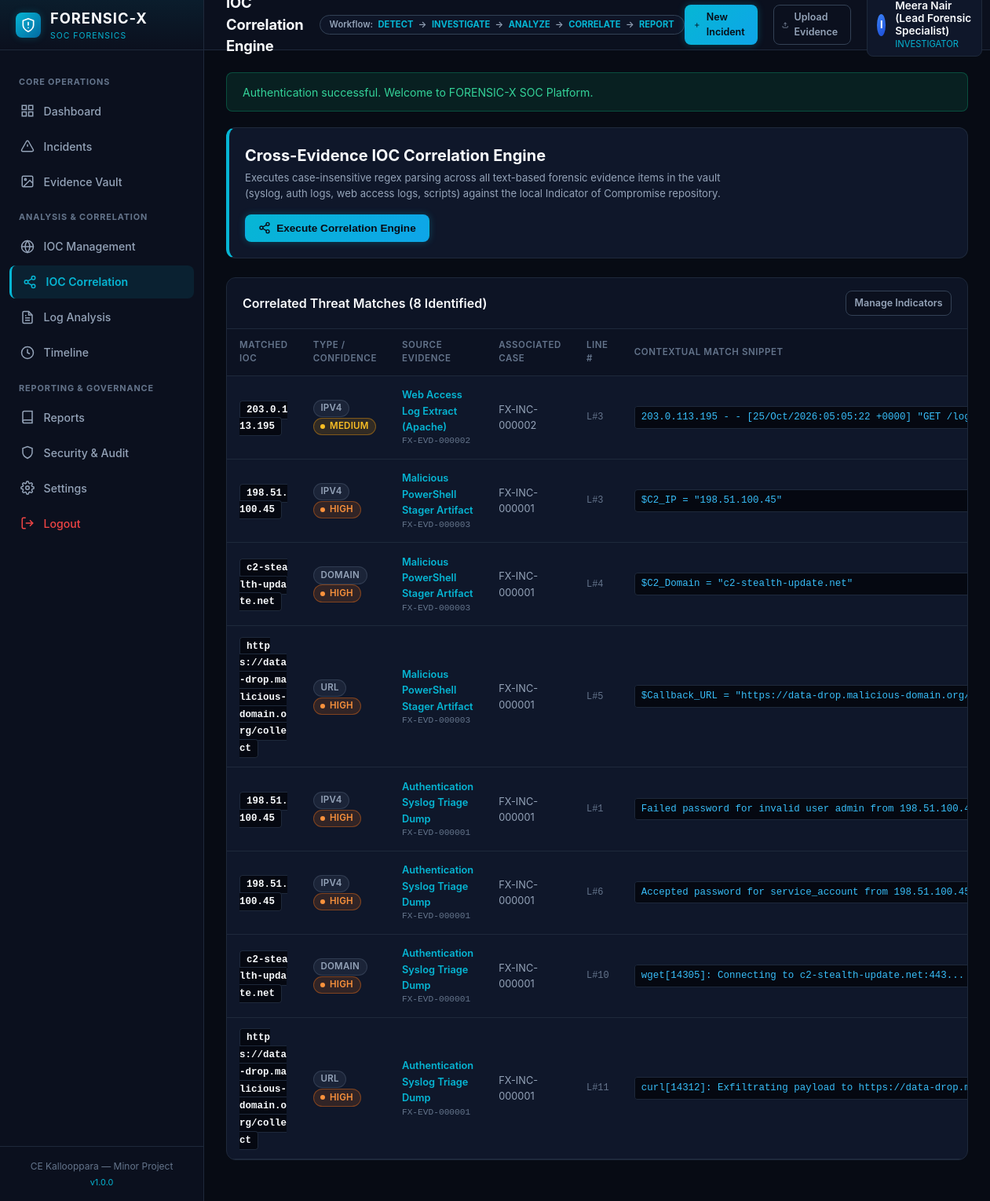
Page /ioc/correlate (signed in) on the committed database.
### tables this page shows
CREATE TABLE correlation_matches (
    id INT AUTO_INCREMENT PRIMARY KEY,
    ioc_id INT NOT NULL,
    evidence_id INT NOT NULL,
    incident_id INT NOT NULL,
    matched_value VARCHAR(500) NOT NULL,
    line_number INT NULL,
    context_snippet TEXT NOT NULL,
    matched_at DATETIME NOT NULL DEFAULT CURRENT_TIMESTAMP,
    INDEX idx_corr_ioc (ioc_id),
    INDEX idx_corr_evidence (evidence_id),
    INDEX idx_corr_incident (incident_id),
    CONSTRAINT fk_corr_ioc FOREIGN KEY (ioc_id) REFERENCES iocs (id) ON DELETE CASCADE,
    CONSTRAINT fk_corr_evidence FOREIGN KEY (evidence_id) REFERENCES evidence (id) ON DELETE CASCADE,
    CONSTRAINT fk_corr_incident FOREIGN KEY (incident_id) REFERENCES incidents (id) ON DELETE CASCADE
);

CREATE TABLE iocs (
    id INT AUTO_INCREMENT PRIMARY KEY,
    ioc_code VARCHAR(20) NOT NULL UNIQUE,
    indicator_type ENUM('IPv4', 'IPv6', 'Domain', 'URL', 'FileHash-SHA256', 'FileHash-MD5') NOT NULL,
    value VARCHAR(500) NOT NULL,
    description TEXT NULL,
    confidence ENUM('Low', 'Medium', 'High') NOT NULL DEFAULT 'Medium',
    threat_source VARCHAR(150) NULL,
    first_seen DATETIME NULL,
    last_seen DATETIME NULL,
    incident_id INT NULL,
    created_by INT NOT NULL,
    created_at DATETIME NOT NULL DEFAULT CURRENT_TIMESTAMP,
    updated_at DATETIME NOT NULL DEFAULT CURRENT_TIMESTAMP ON UPDATE CURRENT_TIMESTAMP,
    INDEX idx_ioc_type (indicator_type),
    INDEX idx_ioc_value (value(191)),
    INDEX idx_ioc_incident (incident_id),
    CONSTRAINT fk_ioc_incident FOREIGN KEY (incident_id) REFERENCES incidents (id) ON DELETE SET NULL,
    CONSTRAINT fk_ioc_creator FOREIGN KEY (created_by) REFERENCES users (id)
);

CREATE TABLE evidence (
    id INT AUTO_INCREMENT PRIMARY KEY,
    evidence_code VARCHAR(20) NOT NULL UNIQUE,
    name VARCHAR(150) NOT NULL,
    description TEXT NULL,
    incident_id INT NOT NULL,
    original_filename VARCHAR(255) NOT NULL,
    storage_filename VARCHAR(255) NOT NULL UNIQUE,
    file_size BIGINT NOT NULL,
    mime_type VARCHAR(100) NOT NULL,
    file_extension VARCHAR(20) NOT NULL,
    sha256_hash VARCHAR(64) NOT NULL,
    last_verified_at DATETIME NULL,
    last_verified_status ENUM('Unchecked', 'Verified', 'Mismatch', 'Unavailable') NOT NULL DEFAULT 'Verified',
    status ENUM('Acquired', 'In-Analysis', 'Archived', 'Sealed') NOT NULL DEFAULT 'Acquired',
    tags VARCHAR(255) NULL,
    acquisition_notes TEXT NULL,
    uploaded_by INT NOT NULL,
    created_at DATETIME NOT NULL DEFAULT CURRENT_TIMESTAMP,
    updated_at DATETIME NOT NULL DEFAULT CURRENT_TIMESTAMP ON UPDATE CURRENT_TIMESTAMP,
    INDEX idx_evd_incident (incident_id),
    INDEX idx_evd_sha256 (sha256_hash),
    INDEX idx_evd_status (status),
    CONSTRAINT fk_evd_incident FOREIGN KEY (incident_id) REFERENCES incidents (id) ON DELETE CASCADE,
    CONSTRAINT fk_evd_uploader FOREIGN KEY (uploaded_by) REFERENCES users (id)
);

CREATE TABLE incidents (
    id INT AUTO_INCREMENT PRIMARY KEY,
    incident_code VARCHAR(20) NOT NULL UNIQUE,
    title VARCHAR(200) NOT NULL,
    description TEXT NOT NULL,
    category VARCHAR(60) NOT NULL,
    severity ENUM('Low', 'Medium', 'High', 'Critical') NOT NULL DEFAULT 'Medium',
    status ENUM('Open', 'Investigating', 'Contained', 'Resolved', 'Closed') NOT NULL DEFAULT 'Open',
    assigned_to INT NULL,
    detected_at DATETIME NOT NULL,
    source VARCHAR(100) NOT NULL,
    affected_system VARCHAR(150) NOT NULL,
    tags VARCHAR(255) NULL,
    findings_notes TEXT NULL,
    created_by INT NOT NULL,
    created_at DATETIME NOT NULL DEFAULT CURRENT_TIMESTAMP,
    updated_at DATETIME NOT NULL DEFAULT CURRENT_TIMESTAMP ON UPDATE CURRENT_TIMESTAMP,
    INDEX idx_inc_severity (severity),
    INDEX idx_inc_status (status),
    INDEX idx_inc_assigned (assigned_to),
    INDEX idx_inc_detected (detected_at),
    CONSTRAINT fk_inc_assigned FOREIGN KEY (assigned_to) REFERENCES users (id) ON DELETE SET NULL,
    CONSTRAINT fk_inc_creator FOREIGN KEY (created_by) REFERENCES users (id)
);

### src/Models/Correlation.php (called while the page is built, shortened)
<?php
class Correlation {
    public static function getAllMatches(int $limit = 50, int $offset = 0): array {
        $db = Database::getConnection();
        $stmt = $db->prepare("
            SELECT m.*,
                   i.value AS ioc_value,
                   i.indicator_type,
                   i.confidence,
                   e.name AS evidence_name,
                   e.evidence_code,
                   inc.incident_code,
                   inc.title AS incident_title
            FROM correlation_matches m
            INNER JOIN iocs i ON m.ioc_id = i.id
            INNER JOIN evidence e ON m.evidence_id = e.id
            INNER JOIN incidents inc ON m.incident_id = inc.id
            ORDER BY m.matched_at DESC
            LIMIT :limit OFFSET :offset
        ");
        $stmt->bindValue(':limit', $limit, PDO::PARAM_INT);
        $stmt->bindValue(':offset', $offset, PDO::PARAM_INT);
        $stmt->execute();
        return $stmt->fetchAll();
    }
}

### src/Helpers/Security.php (called while the page is built, shortened)
<?php
class Security {
    public static function e(?string $value): string {
        return htmlspecialchars($value, ENT_QUOTES | ENT_SUBSTITUTE | ENT_HTML5, 'UTF-8');
    }
}

### views/ioc/correlate.php (the view, shortened to what this page needs)
<div class="card" style="border-left: 4px solid var(--cyan-primary);">
    <div class="card-body" style="display: flex; justify-content: space-between; align-items: center; flex-wrap: wrap; gap: 1rem;">
        <div>
            <h2 style="font-size: 1.25rem; font-weight: 700; color: var(--text-primary); margin-bottom: 0.25rem;">
                Cross-Evidence IOC Correlation Engine
            </h2>
            <div style="font-size: 0.82rem; color: var(--text-secondary); max-width: 650px;">
                Executes case-insensitive regex parsing across all text-based forensic evidence items in the vault (syslog, auth logs, web access logs, scripts) against the local Indicator of Compromise repository.
            </div>
        </div>
        <form method="POST" action="/ioc/correlate/run">
            <button type="submit" id="btn-run-correlation" class="btn btn-primary">
                <svg width="16" height="16" viewBox="0 0 24 24" fill="none" stroke="currentColor" stroke-width="2"><circle cx="18" cy="5" r="3"/><circle cx="6" cy="12" r="3"/><circle cx="18" cy="19" r="3"/><line x1="8.59" y1="13.51" x2="15.42" y2="17.49"/><line x1="15.41" y1="6.51" x2="8.59" y2="10.49"/></svg>
                Execute Correlation Engine
            </button>
        </form>
    </div>
</div>
<div class="card">
    <div class="card-header">
        <div class="card-title">
            Correlated Threat Matches (<?= count($matches) ?> Identified)
        </div>
        <a href="/ioc" class="btn btn-secondary btn-sm">Manage Indicators</a>
    </div>
    <div class="table-responsive">
        <table class="data-table">
            <thead>
                <tr>
                    <th>Matched IOC</th>
                    <th>Type / Confidence</th>
                    <th>Source Evidence</th>
                    <th>Associated Case</th>
                    <th>Line #</th>
                    <th>Contextual Match Snippet</th>
                </tr>
            </thead>
            <tbody>
                <?php if (empty($matches)): ?>
                <tr>
                    <td colspan="7" style="text-align: center; padding: 2.5rem; color: var(--text-muted);">
                        No correlation matches currently recorded. Click "Execute Correlation Engine" to scan all vault evidence.
                    </td>
                </tr>
                <?php else: ?>
                    <?php foreach ($matches as $m): ?>
                    <tr>
                        <td>
                            <span class="code-block" style="color: #F8FAFC; font-weight: 600;"><?= Security::e($m['matched_value']) ?></span>
                        </td>
                        <td>
                            <span class="badge badge-neutral"><?= Security::e($m['indicator_type']) ?></span>
                            <?= View::severityBadge($m['confidence']) ?>
                        </td>
                        <td>
                            <a href="/evidence/view?id=<?= (int)$m['evidence_id'] ?>" style="color: var(--cyan-primary); text-decoration: none; font-weight: 600; font-size: 0.8rem;">
                                <?= Security::e($m['evidence_name']) ?>
                            </a>
                            <div style="font-size: 0.7rem; color: var(--text-muted); font-family: monospace;"><?= Security::e($m['evidence_code']) ?></div>
                        </td>
                        <td>
                            <a href="/incidents/view?id=<?= (int)$m['incident_id'] ?>" style="color: var(--text-secondary); text-decoration: none; font-size: 0.8rem;">
                                <?= Security::e($m['incident_code']) ?>
                            </a>
                        </td>
                        <td style="font-family: monospace; font-size: 0.75rem; color: var(--text-muted);">
                            L#<?= (int)$m['line_number'] ?>
                        </td>
                        <td>
                            <div class="code-block" style="max-width: 450px; overflow-x: auto; white-space: nowrap; color: #38BDF8;">
                                <?= Security::e($m['context_snippet']) ?>
                            </div>
                        </td>
                    </tr>
                    <?php endforeach; ?>
                <?php endif; ?>
            </tbody>
        </table>
    </div>
</div>

### src/Helpers/View.php (shortened to what this page needs)
<?php
class View {
    public static function render(string $viewPath, array $data = [], string $layout = 'main'): void {
        extract($data);
        $fullViewFile = BASE_PATH . '/views/' . ltrim($viewPath, '/') . '.php';
        require $fullViewFile;
        $content = ob_get_clean();
        $layoutFile = BASE_PATH . '/views/layouts/' . $layout . '.php';
        if (file_exists($layoutFile)) {
            require $layoutFile;
        } else {
            echo $content;
        }
    }
    public static function severityBadge(string $severity): string {
        $colors = [
            'Critical' => 'badge-critical',
            'High'     => 'badge-high',
            'Medium'   => 'badge-medium',
            'Low'      => 'badge-low',
        ];
        $class = $colors[$severity] ?? 'badge-medium';
        return '<span class="badge ' . $class . '"><i class="dot"></i>' . htmlspecialchars($severity) . '</span>';
    }
}

### public/assets/css/style.css (style rules this page uses)
:root { --bg-base: #070B14; --bg-surface: #0B101E; --bg-card: #0F172A; --bg-card-hover: #162038; --bg-input: #111827; --border-color: #1E293B; --border-highlight: #334155; --text-primary: #F8FAFC; --text-secondary: #94A3B8; --text-muted: #64748B; --cyan-primary: #06B6D4; --cyan-glow: rgba(6, 182, 212, 0.25); --blue-accent: #0EA5E9; --blue-dark: #0369A1; --status-critical: #EF4444; --status-high: #F97316; --status-medium: #F59E0B; --status-low: #3B82F6; --status-success: #10B981; --sidebar-width: 260px; --header-height: 64px; --radius-sm: 4px; --radius-md: 8px; --radius-lg: 12px; --transition-fast: 0.15s ease-in-out; }
* { box-sizing: border-box; margin: 0; padding: 0; }
body { font-family: -apple-system, BlinkMacSystemFont, "Segoe UI", Roboto, "Helvetica Neue", Arial, sans-serif; background-color: var(--bg-base); color: var(--text-primary); line-height: 1.5; min-height: 100vh; display: flex; font-size: 14px; }
.card { background-color: var(--bg-card); border: 1px solid var(--border-color); border-radius: var(--radius-lg); margin-bottom: 1.5rem; overflow: hidden; }
.card-header { padding: 1rem 1.25rem; border-bottom: 1px solid var(--border-color); display: flex; align-items: center; justify-content: space-between; background-color: rgba(11, 16, 30, 0.4); }
.card-title { font-size: 1rem; font-weight: 600; display: flex; align-items: center; gap: 0.5rem; }
.card-body { padding: 1.25rem; }
.btn { display: inline-flex; align-items: center; justify-content: center; gap: 0.45rem; padding: 0.55rem 1rem; font-size: 0.85rem; font-weight: 600; border-radius: var(--radius-md); cursor: pointer; text-decoration: none; border: 1px solid transparent; transition: all var(--transition-fast); }
.btn-primary { background: linear-gradient(135deg, var(--cyan-primary) 0%, var(--blue-accent) 100%); color: #070B14; box-shadow: 0 0 10px rgba(6, 182, 212, 0.3); }
.btn-secondary { background-color: var(--bg-surface); color: var(--text-secondary); border-color: var(--border-highlight); }
.btn-sm { padding: 0.35rem 0.65rem; font-size: 0.78rem; }
.table-responsive { width: 100%; overflow-x: auto; }
.data-table { width: 100%; border-collapse: collapse; font-size: 0.85rem; text-align: left; }
.data-table th { padding: 0.75rem 1rem; background-color: rgba(11, 16, 30, 0.6); color: var(--text-muted); font-weight: 600; text-transform: uppercase; font-size: 0.72rem; letter-spacing: 0.05em; border-bottom: 1px solid var(--border-color); }
.data-table td { padding: 0.85rem 1rem; border-bottom: 1px solid var(--border-color); color: var(--text-secondary); vertical-align: middle; }
.badge { display: inline-flex; align-items: center; gap: 0.35rem; padding: 0.2rem 0.55rem; border-radius: 9999px; font-size: 0.72rem; font-weight: 600; line-height: 1.2; text-transform: uppercase; letter-spacing: 0.02em; }
.badge-high { background: rgba(249, 115, 22, 0.15); color: #FB923C; border: 1px solid rgba(249, 115, 22, 0.4); }
.badge-medium { background: rgba(245, 158, 11, 0.15); color: #FBBF24; border: 1px solid rgba(245, 158, 11, 0.4); }
.badge-closed, .badge-neutral { background: rgba(100, 116, 139, 0.15); color: #94A3B8; border: 1px solid rgba(100, 116, 139, 0.3); }
.dot { width: 6px; height: 6px; border-radius: 50%; background-color: currentColor; }
.code-block { background-color: #050811; border: 1px solid var(--border-color); border-radius: var(--radius-sm); padding: 0.25rem 0.5rem; font-family: ui-monospace, SFMono-Regular, Menlo, Monaco, Consolas, monospace; font-size: 0.78rem; color: #38BDF8; word-break: break-all; }

### rows in the picture
correlation_matches: matched_value "203.0.113.195", ioc.indicator_type "IPV4", ioc.confidence "MEDIUM", evidence.name "Web Access Log Extract (Apache)", evidence.evidence_code "FX-EVD-000002", incident.incident_code "FX-INC-000002", line_number "3", context_snippet "203.0.113.195 - - [25/Oct/2026:05:05:22 +0000] \"GET…"
correlation_matches: matched_value "198.51.100.45", ioc.indicator_type "IPV4", ioc.confidence "HIGH", evidence.name "Malicious PowerShell Stager Artifact", evidence.evidence_code "FX-EVD-000003", incident.incident_code "FX-INC-000001", line_number "3", context_snippet "$C2_IP = \"198.51.100.45\""
correlation_matches: matched_value "c2-stealth-update.net", ioc.indicator_type "DOMAIN", ioc.confidence "HIGH", evidence.name "Malicious PowerShell Stager Artifact", evidence.evidence_code "FX-EVD-000003", incident.incident_code "FX-INC-000001", line_number "4", context_snippet "$C2_Domain = \"c2-stealth-update.net\""
correlation_matches: matched_value "https://data-drop.malicious-domain.org/collect", ioc.indicator_type "URL", ioc.confidence "HIGH", evidence.name "Malicious PowerShell Stager Artifact", evidence.evidence_code "FX-EVD-000003", incident.incident_code "FX-INC-000001", line_number "5", context_snippet "$Callback_URL =…"
correlation_matches: matched_value "198.51.100.45", ioc.indicator_type "IPV4", ioc.confidence "HIGH", evidence.name "Authentication Syslog Triage Dump", evidence.evidence_code "FX-EVD-000001", incident.incident_code "FX-INC-000001", line_number "1", context_snippet "Failed password for invalid user admin from…"
correlation_matches: matched_value "198.51.100.45", ioc.indicator_type "IPV4", ioc.confidence "HIGH", evidence.name "Authentication Syslog Triage Dump", evidence.evidence_code "FX-EVD-000001", incident.incident_code "FX-INC-000001", line_number "6", context_snippet "Accepted password for service_account from…"
correlation_matches: matched_value "c2-stealth-update.net", ioc.indicator_type "DOMAIN", ioc.confidence "HIGH", evidence.name "Authentication Syslog Triage Dump", evidence.evidence_code "FX-EVD-000001", incident.incident_code "FX-INC-000001", line_number "10", context_snippet "wget[14305]: Connecting to c2-stealth-update.net:443...…"
correlation_matches: matched_value "https://data-drop.malicious-domain.org/collect", ioc.indicator_type "URL", ioc.confidence "HIGH", evidence.name "Authentication Syslog Triage Dump", evidence.evidence_code "FX-EVD-000001", incident.incident_code "FX-INC-000001", line_number "11", context_snippet "curl[14312]: Exfiltrating payload to…"

### other values in the picture
APP_NAME "FORENSIC-X"
APP_VERSION "1.0.0"
substr($user['username'] ?? 'U', 0, 1) "I"
Security::e($user['full_name'] ?? 'User') "Meera Nair (Lead Forensic Specialist)"
Security::e($user['role'] ?? '') "INVESTIGATOR"
Security::e($flash['message']) "Authentication successful. Welcome to FORENSIC-X SOC Platform."
count($matches) "8"
